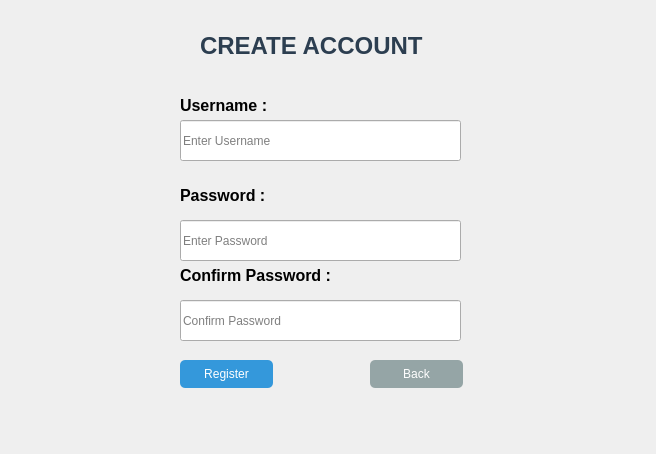
<?xml version="1.0" encoding="UTF-8"?>
<ui version="4.0">
 <class>Dialog</class>
 <widget class="QDialog" name="Dialog">
  <property name="geometry">
   <rect>
    <x>0</x>
    <y>0</y>
    <width>656</width>
    <height>454</height>
   </rect>
  </property>
  <property name="windowTitle">
   <string>Dialog</string>
  </property>
  <widget class="QLabel" name="signup_title_label">
   <property name="geometry">
    <rect>
     <x>200</x>
     <y>20</y>
     <width>321</width>
     <height>51</height>
    </rect>
   </property>
   <property name="font">
    <font>
     <family>Segoe UI</family>
     <pointsize>18</pointsize>
     <weight>75</weight>
     <bold>true</bold>
    </font>
   </property>
   <property name="styleSheet">
    <string notr="true">color: #2c3e50;</string>
   </property>
   <property name="text">
    <string>CREATE ACCOUNT</string>
   </property>
  </widget>
  <widget class="QLabel" name="username_label">
   <property name="geometry">
    <rect>
     <x>180</x>
     <y>80</y>
     <width>121</width>
     <height>51</height>
    </rect>
   </property>
   <property name="font">
    <font>
     <pointsize>12</pointsize>
     <weight>75</weight>
     <bold>true</bold>
    </font>
   </property>
   <property name="text">
    <string>&lt;html&gt;&lt;head/&gt;&lt;body&gt;&lt;p&gt;Username :&lt;/p&gt;&lt;/body&gt;&lt;/html&gt;</string>
   </property>
  </widget>
  <widget class="QLabel" name="password_label">
   <property name="geometry">
    <rect>
     <x>180</x>
     <y>180</y>
     <width>111</width>
     <height>31</height>
    </rect>
   </property>
   <property name="font">
    <font>
     <pointsize>12</pointsize>
     <weight>75</weight>
     <bold>true</bold>
    </font>
   </property>
   <property name="text">
    <string>&lt;html&gt;&lt;head/&gt;&lt;body&gt;&lt;p&gt;Password :&lt;/p&gt;&lt;/body&gt;&lt;/html&gt;</string>
   </property>
  </widget>
  <widget class="QLineEdit" name="signup_username">
   <property name="geometry">
    <rect>
     <x>180</x>
     <y>120</y>
     <width>281</width>
     <height>41</height>
    </rect>
   </property>
   <property name="layoutDirection">
    <enum>Qt::LeftToRight</enum>
   </property>
   <property name="placeholderText">
    <string>Enter Username </string>
   </property>
  </widget>
  <widget class="QLineEdit" name="signup_password">
   <property name="geometry">
    <rect>
     <x>180</x>
     <y>220</y>
     <width>281</width>
     <height>41</height>
    </rect>
   </property>
   <property name="echoMode">
    <enum>QLineEdit::Password</enum>
   </property>
   <property name="placeholderText">
    <string>Enter Password</string>
   </property>
  </widget>
  <widget class="QPushButton" name="register_btn">
   <property name="geometry">
    <rect>
     <x>180</x>
     <y>360</y>
     <width>93</width>
     <height>28</height>
    </rect>
   </property>
   <property name="styleSheet">
    <string notr="true">background-color: #3498db;
color: white;
border-radius: 5px;</string>
   </property>
   <property name="text">
    <string>Register</string>
   </property>
  </widget>
  <widget class="QPushButton" name="back">
   <property name="geometry">
    <rect>
     <x>370</x>
     <y>360</y>
     <width>93</width>
     <height>28</height>
    </rect>
   </property>
   <property name="styleSheet">
    <string notr="true">background-color: #95a5a6;
color: white;
border-radius: 5px;</string>
   </property>
   <property name="text">
    <string>Back</string>
   </property>
  </widget>
  <widget class="QLabel" name="Confirm">
   <property name="geometry">
    <rect>
     <x>180</x>
     <y>260</y>
     <width>201</width>
     <height>31</height>
    </rect>
   </property>
   <property name="font">
    <font>
     <pointsize>12</pointsize>
     <weight>75</weight>
     <bold>true</bold>
    </font>
   </property>
   <property name="text">
    <string>Confirm Password :</string>
   </property>
  </widget>
  <widget class="QLineEdit" name="signup_confirm">
   <property name="geometry">
    <rect>
     <x>180</x>
     <y>300</y>
     <width>281</width>
     <height>41</height>
    </rect>
   </property>
   <property name="echoMode">
    <enum>QLineEdit::Password</enum>
   </property>
   <property name="placeholderText">
    <string>Confirm Password</string>
   </property>
  </widget>
  <widget class="QLabel" name="message_label">
   <property name="geometry">
    <rect>
     <x>120</x>
     <y>400</y>
     <width>411</width>
     <height>31</height>
    </rect>
   </property>
   <property name="font">
    <font>
     <family>MV Boli</family>
     <pointsize>18</pointsize>
    </font>
   </property>
   <property name="layoutDirection">
    <enum>Qt::LeftToRight</enum>
   </property>
   <property name="text">
    <string> </string>
   </property>
  </widget>
 </widget>
 <resources/>
 <connections/>
</ui>
